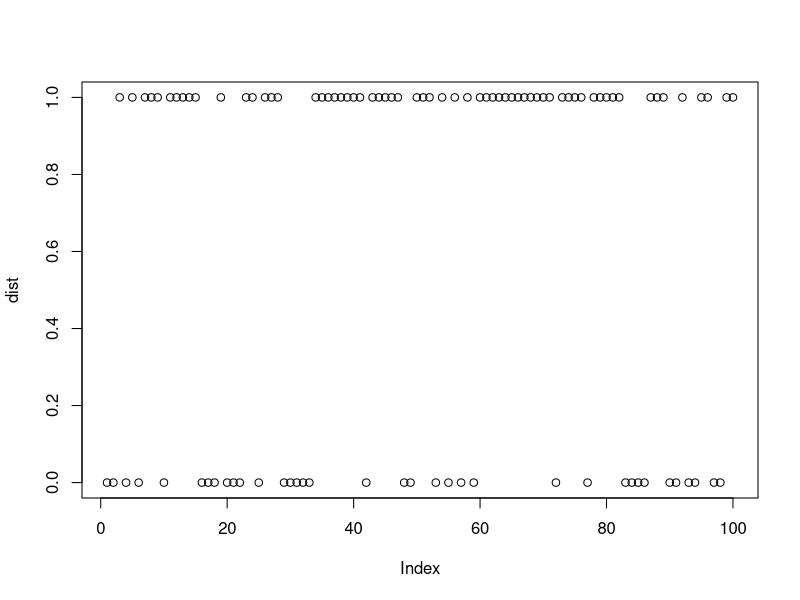
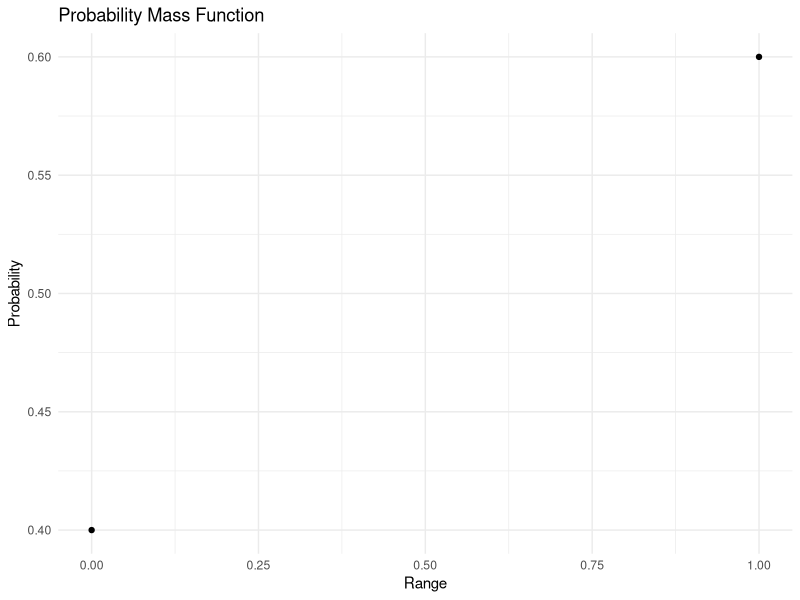
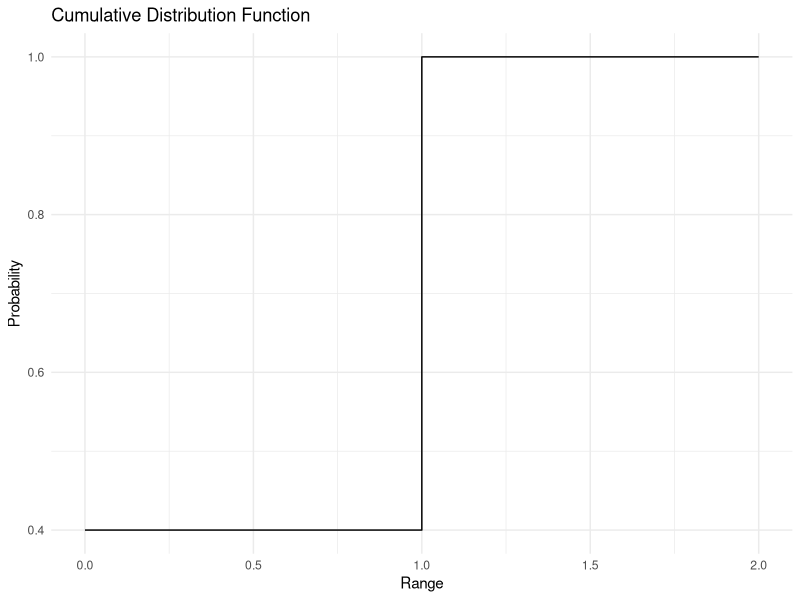
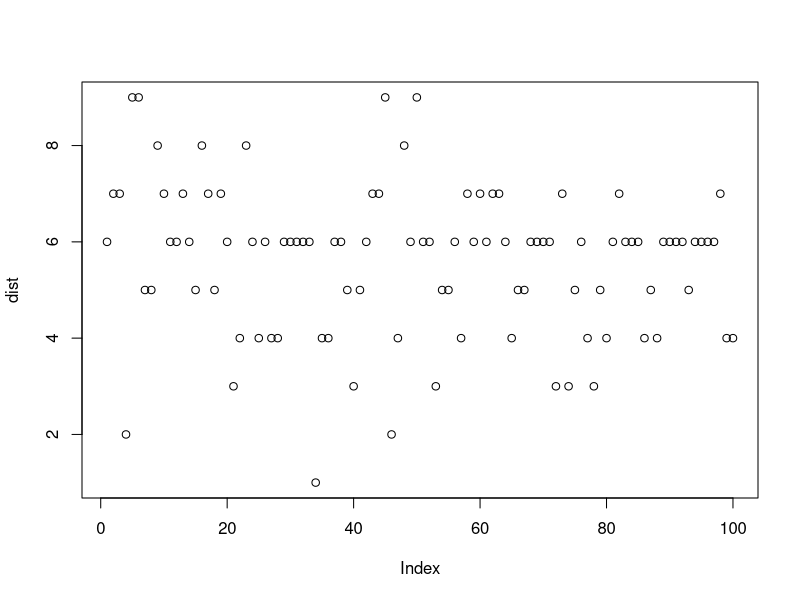
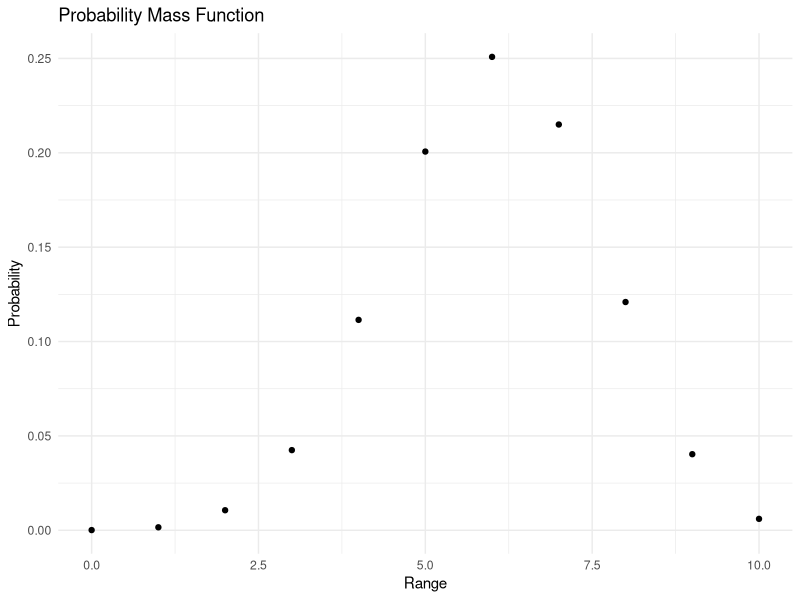
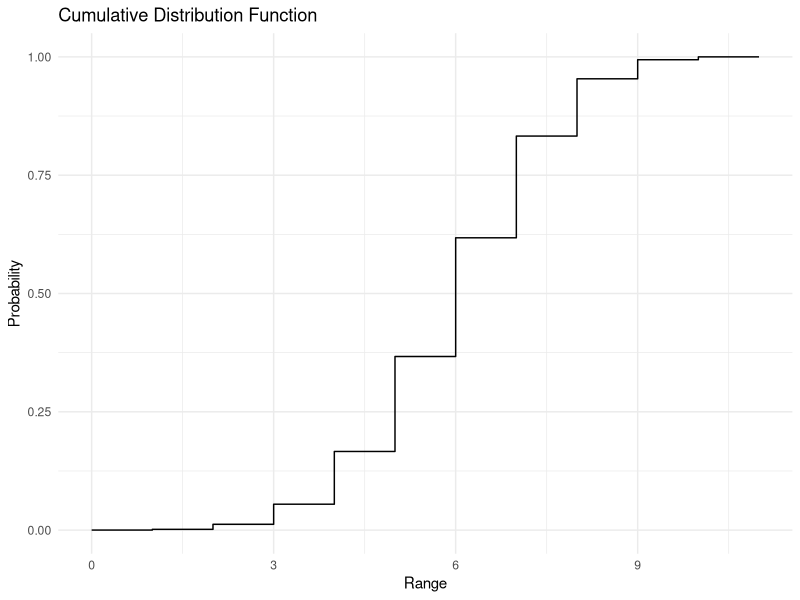
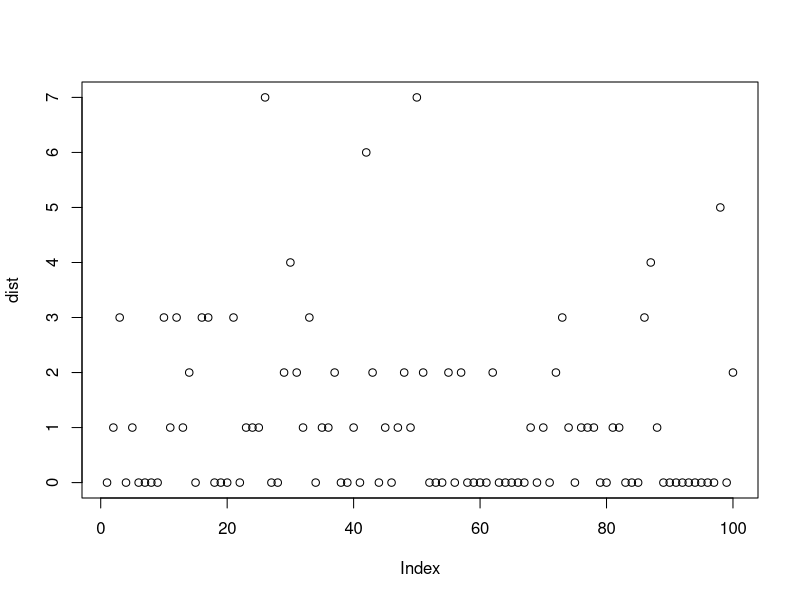
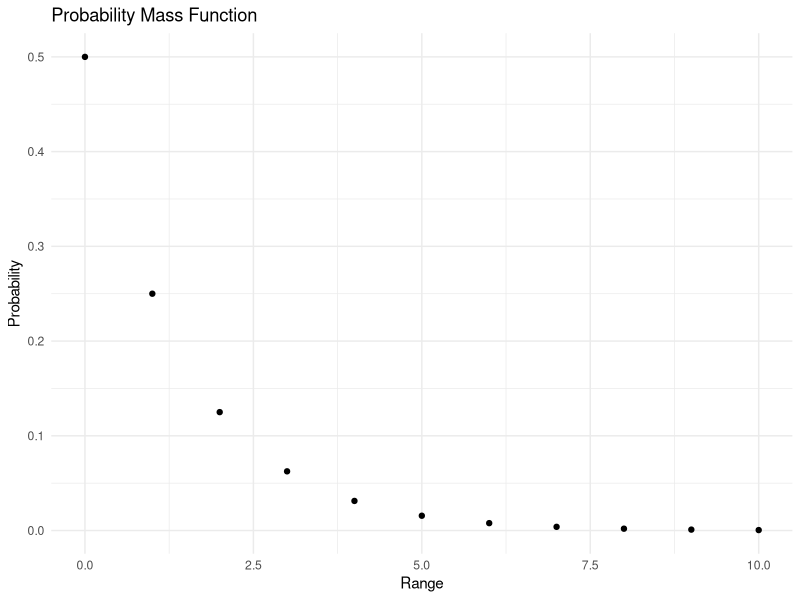

Source code (R) for these figures, in order:
## ---- chunk 1
knitr::opts_chunk$set(echo = TRUE)
library(tidyverse)
library(gridExtra)
plot_pmf <- function(pmf,range){
  df <- data.frame(range = range, pmf = pmf)
  ggplot(df, aes(x = range, y = pmf))+
    geom_point()+
    labs(x='Range', y='Probability')+
    ggtitle('Probability Mass Function')+
    theme_minimal() + theme(legend.position="none")
}
plot_pdf <- function(pdf,range){
  df <- data.frame(range = range, pdf = pdf)
  ggplot(df, aes(x = range, y = pdf))+
    geom_line()+
    labs(x='Range', y='Probability')+
    ggtitle('Probability Density Function')+
    theme_minimal() + theme(legend.position="none")
}
plot_cdf <- function(cdf,range){
  df <- data.frame(range = c(range,range[length(range)]+1), cdf = c(cdf,1))
  ggplot(df, aes(x = range, y = cdf))+
    geom_step()+
    labs(x='Range', y='Probability')+
    ggtitle('Cumulative Distribution Function')+
    theme_minimal() + theme(legend.position="none")
}
plot_cdf_continuous <- function(cdf,range){
  df <- data.frame(range = c(range,range[length(range)]+1), cdf = c(cdf,1))
  ggplot(df, aes(x = range, y = cdf))+
    geom_line()+
    labs(x='Range', y='Probability')+
    ggtitle('Cumulative Distribution Function')+
    theme_minimal() + theme(legend.position="none")
}
## ---- chunk 2
dist <- rbinom(100, 1, 0.6)
plot(dist)
## ---- chunk 3
range <- c(0,1)
pmf <- dbinom(x=range, size = 1,prob = 0.6)
cdf <- pbinom(q = range, size = 1, prob = 0.6)
plot_pmf(pmf,range)
plot_cdf(cdf, range)
## ---- chunk 4
mean(dist)
var(dist)
## ---- chunk 5
dist <- rbinom(100, 10, 0.6)
plot(dist)
## ---- chunk 6
range <- c(0,1,2,3,4,5,6,7,8,9,10)
pmf <- dbinom(x=range, size = 10,prob = 0.6)
cdf <- pbinom(q = range, size = 10, prob = 0.6)
plot_pmf(pmf,range)
plot_cdf(cdf, range)
## ---- chunk 7
mean(dist)
var(dist)
## ---- chunk 8
dist <- rgeom(100, 0.5)
plot(dist)
## ---- chunk 9
range <- c(0,1,2,3,4,5,6,7,8,9,10)
pmf <- dgeom(x=range, prob = 0.5)
cdf <- pgeom(q = range,prob = 0.5)
plot_pmf(pmf,range)
plot_cdf(cdf, range)
## ---- chunk 10
mean(dist)
var(dist)
## ---- chunk 11
dist <- rpois(100, 10)
plot(dist)
## ---- chunk 12
range <- c(0,1,2,3,4,5,6,7,8,9,10, 11, 12, 13, 14, 15, 16, 17, 18, 19, 20, 21)
pmf <- dpois(x=range, lambda = 10)
cdf <- ppois(q = range, lambda = 10)
plot_pmf(pmf,range)
plot_cdf(cdf, range)
## ---- chunk 13
mean(dist)
var(dist)
## ---- chunk 14
dist <- runif(n = 100, min = 5, max = 10)
plot(dist)
## ---- chunk 15
range <- 1:150/10
pdf <- dunif(x=range, min=5, max=10)
cdf <- punif(q = range, min=5, max=10)
plot_pdf(pdf,range)
plot_cdf_continuous(cdf, range)
## ---- chunk 16
mean(dist)
var(dist)
## ---- chunk 17
dist <- rexp(n = 100,rate = 0.5)
plot(dist)
## ---- chunk 18
range <- 1:150/10
pdf <- dexp(x=range, rate= 0.5)
cdf <- pexp(q = range, rate = 0.5)
plot_pdf(pdf,range)
plot_cdf_continuous(cdf, range)
## ---- chunk 19
mean(dist)
var(dist)
## ---- chunk 20
dist <- rnorm(n = 100,mean = 10, sd = 2)
plot(dist)
## ---- chunk 21
range <- 50:150/10
pdf <- dnorm(x=range, mean = 10, sd = 2)
cdf <- pnorm(q = range, mean = 10, sd = 2)
plot_pdf(pdf,range)
plot_cdf_continuous(cdf, range)
